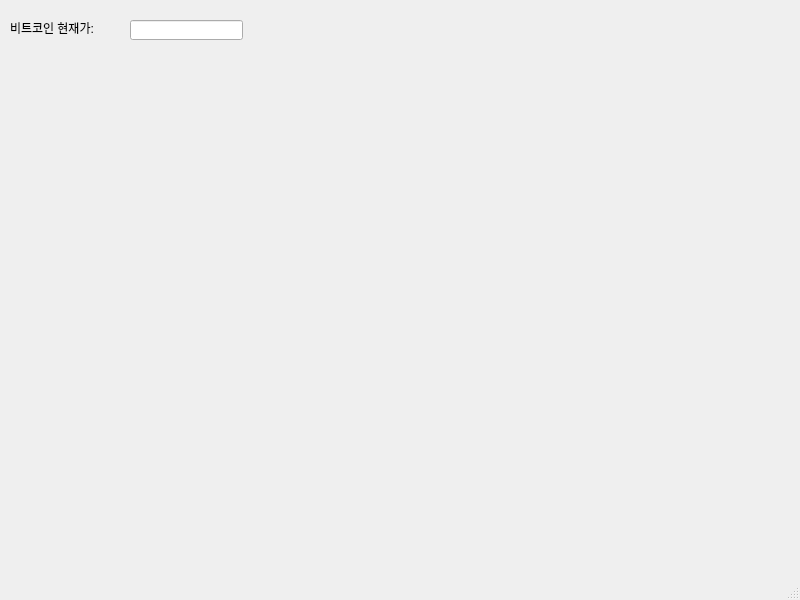
<?xml version="1.0" encoding="UTF-8"?>
<ui version="4.0">
 <class>MainWindow</class>
 <widget class="QMainWindow" name="MainWindow">
  <property name="geometry">
   <rect>
    <x>0</x>
    <y>0</y>
    <width>800</width>
    <height>600</height>
   </rect>
  </property>
  <property name="windowTitle">
   <string>MainWindow</string>
  </property>
  <widget class="QWidget" name="centralwidget">
   <widget class="QLabel" name="label">
    <property name="geometry">
     <rect>
      <x>10</x>
      <y>20</y>
      <width>161</width>
      <height>16</height>
     </rect>
    </property>
    <property name="text">
     <string>비트코인 현재가:</string>
    </property>
   </widget>
   <widget class="QLineEdit" name="lineEdit">
    <property name="geometry">
     <rect>
      <x>130</x>
      <y>20</y>
      <width>113</width>
      <height>20</height>
     </rect>
    </property>
   </widget>
  </widget>
  <widget class="QStatusBar" name="statusbar"/>
 </widget>
 <resources/>
 <connections/>
</ui>
